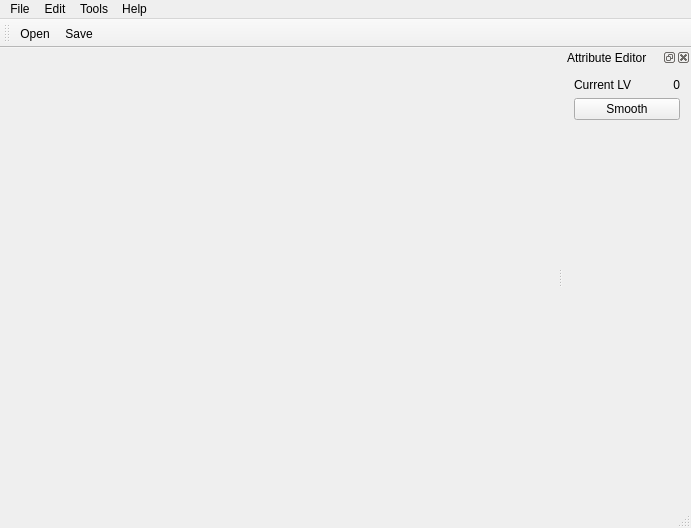
<?xml version="1.0" encoding="UTF-8"?>
<ui version="4.0">
 <class>MainWindowClass</class>
 <widget class="QMainWindow" name="MainWindowClass">
  <property name="geometry">
   <rect>
    <x>0</x>
    <y>0</y>
    <width>691</width>
    <height>528</height>
   </rect>
  </property>
  <property name="windowTitle">
   <string>Subdivision</string>
  </property>
  <property name="styleSheet">
   <string notr="true"/>
  </property>
  <widget class="QWidget" name="centralWidget">
   <layout class="QHBoxLayout" name="horizontalLayout">
    <item>
     <layout class="QVBoxLayout" name="ogl_layout"/>
    </item>
   </layout>
  </widget>
  <widget class="QMenuBar" name="menuBar">
   <property name="geometry">
    <rect>
     <x>0</x>
     <y>0</y>
     <width>691</width>
     <height>21</height>
    </rect>
   </property>
   <widget class="QMenu" name="menuFile">
    <property name="title">
     <string>File</string>
    </property>
    <addaction name="actionNew"/>
    <addaction name="actionOpen"/>
    <addaction name="actionSave"/>
    <addaction name="separator"/>
    <addaction name="actionQuit"/>
   </widget>
   <widget class="QMenu" name="menuEdit">
    <property name="title">
     <string>Edit</string>
    </property>
   </widget>
   <widget class="QMenu" name="menuTools">
    <property name="title">
     <string>Tools</string>
    </property>
   </widget>
   <widget class="QMenu" name="menuHelp">
    <property name="title">
     <string>Help</string>
    </property>
    <addaction name="actionAbout"/>
   </widget>
   <addaction name="menuFile"/>
   <addaction name="menuEdit"/>
   <addaction name="menuTools"/>
   <addaction name="menuHelp"/>
  </widget>
  <widget class="QStatusBar" name="statusBar"/>
  <widget class="QToolBar" name="toolBar">
   <property name="windowTitle">
    <string>toolBar</string>
   </property>
   <attribute name="toolBarArea">
    <enum>TopToolBarArea</enum>
   </attribute>
   <attribute name="toolBarBreak">
    <bool>false</bool>
   </attribute>
   <addaction name="actionOpen"/>
   <addaction name="actionSave"/>
  </widget>
  <widget class="QDockWidget" name="attr_editor">
   <property name="windowTitle">
    <string>Attribute Editor</string>
   </property>
   <attribute name="dockWidgetArea">
    <number>2</number>
   </attribute>
   <widget class="QWidget" name="dockWidgetContents">
    <layout class="QVBoxLayout" name="verticalLayout">
     <item>
      <layout class="QHBoxLayout" name="horizontalLayout_2">
       <item>
        <widget class="QLabel" name="label">
         <property name="text">
          <string>Current LV</string>
         </property>
        </widget>
       </item>
       <item>
        <widget class="QLabel" name="lv_label">
         <property name="autoFillBackground">
          <bool>true</bool>
         </property>
         <property name="text">
          <string>0</string>
         </property>
         <property name="alignment">
          <set>Qt::AlignRight|Qt::AlignTrailing|Qt::AlignVCenter</set>
         </property>
        </widget>
       </item>
      </layout>
     </item>
     <item>
      <widget class="QPushButton" name="smooth">
       <property name="text">
        <string>Smooth</string>
       </property>
      </widget>
     </item>
     <item>
      <spacer name="horizontalSpacer">
       <property name="orientation">
        <enum>Qt::Horizontal</enum>
       </property>
       <property name="sizeType">
        <enum>QSizePolicy::MinimumExpanding</enum>
       </property>
       <property name="sizeHint" stdset="0">
        <size>
         <width>106</width>
         <height>20</height>
        </size>
       </property>
      </spacer>
     </item>
     <item>
      <spacer name="verticalSpacer">
       <property name="orientation">
        <enum>Qt::Vertical</enum>
       </property>
       <property name="sizeHint" stdset="0">
        <size>
         <width>20</width>
         <height>40</height>
        </size>
       </property>
      </spacer>
     </item>
    </layout>
   </widget>
  </widget>
  <action name="actionNew">
   <property name="text">
    <string>New</string>
   </property>
   <property name="shortcut">
    <string>Ctrl+N</string>
   </property>
  </action>
  <action name="actionOpen">
   <property name="text">
    <string>Open</string>
   </property>
   <property name="shortcut">
    <string>Ctrl+O</string>
   </property>
  </action>
  <action name="actionQuit">
   <property name="text">
    <string>Quit</string>
   </property>
   <property name="shortcut">
    <string>Ctrl+Q</string>
   </property>
  </action>
  <action name="actionAbout">
   <property name="text">
    <string>About</string>
   </property>
  </action>
  <action name="actionSave">
   <property name="text">
    <string>Save</string>
   </property>
   <property name="shortcut">
    <string>Ctrl+S</string>
   </property>
  </action>
 </widget>
 <layoutdefault spacing="6" margin="11"/>
 <resources>
  <include location="MainWindow.qrc"/>
 </resources>
 <connections>
  <connection>
   <sender>actionQuit</sender>
   <signal>triggered()</signal>
   <receiver>MainWindowClass</receiver>
   <slot>close()</slot>
   <hints>
    <hint type="sourcelabel">
     <x>-1</x>
     <y>-1</y>
    </hint>
    <hint type="destinationlabel">
     <x>345</x>
     <y>263</y>
    </hint>
   </hints>
  </connection>
 </connections>
</ui>
